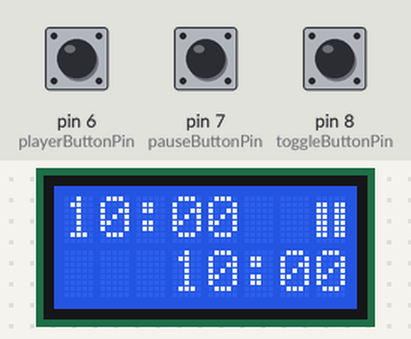
A sketch run on a simulated Arduino Uno, built with avr-gcc and run on an emulated ATmega328P. On the bench: 8×2 character LCD. The inputs (shaded band) are chosen by the test bench; at power-on: pin 6 (playerButtonPin) HIGH, pin 7 (pauseButtonPin) LOW, pin 8 (toggleButtonPin) LOW.

Above: at 1.2 s.
1.3 s: pin 6 (playerButtonPin) pulled LOW for 0.15 s
At 4.2 s:
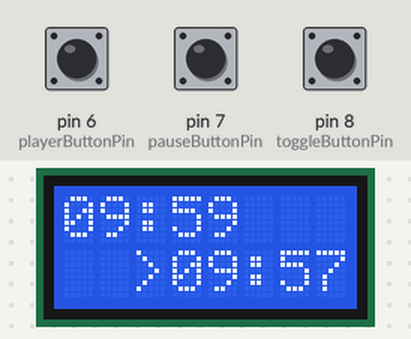
4.4 s: pin 7 (pauseButtonPin) pulled HIGH for 0.15 s
At 5.8 s:
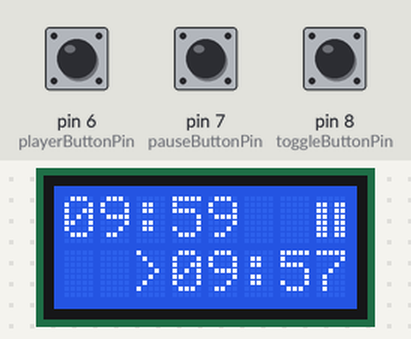
6.2 s: pin 8 (toggleButtonPin) pulled HIGH for 1 s
At 7.4 s:
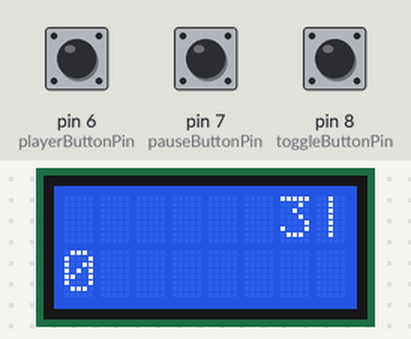
8.7 s: pin 6 (playerButtonPin) pulled LOW for 1 s
At 10.6 s:
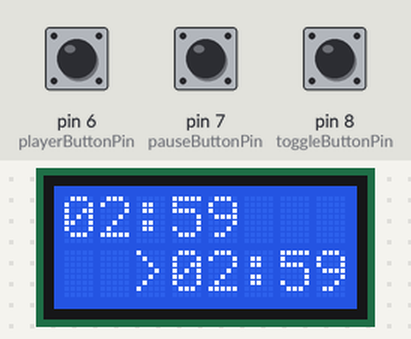
12.3 s: pin 6 (playerButtonPin) pulled LOW for 0.15 s
At 12.42 s:
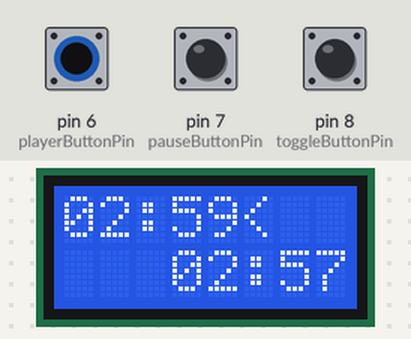
13.9 s: pin 7 (pauseButtonPin) pulled HIGH for 1 s
At 15.3 s:
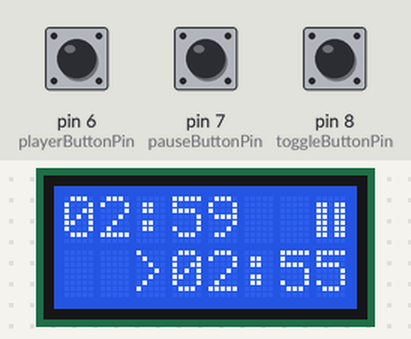
Timing chart, 0 to 16.9 s (numbered marks = the images above; inputs shaded):
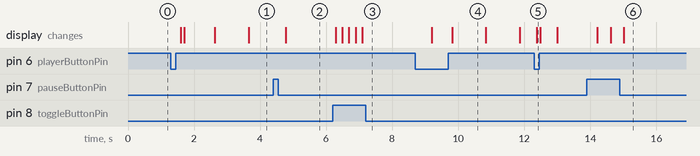

Measured:
- after the input at 1.3 s, the display: first changes after 0.30 s (image 1 shows a later state)
- after the input at 4.4 s, the display: changes after 0.37 s (image 2)
- after the input at 6.2 s, the display: first changes after 0.09 s (image 3 shows a later state)
- after the input at 8.7 s, the display: first differs from a run without the input after 1.1 s (image 4)
- after the input at 12.3 s, the display: changes after 0.08 s (image 5)
- after the input at 13.9 s, the display: first changes after 0.31 s (image 6 shows a later state)
- what the display in image 4 shows lasts 1.0 s, from 9.8 s to 10.8 s

The sketch:

LCD_Chess_Clock_v2.ino
```cpp
// (licence header left out)
#include <LiquidCrystal.h>
// initialize the library by associating any needed LCD interface pin
// with the arduino pin number it is connected to
const int rs = 12, en = 11, d4 = 5, d5 = 4, d6 = 3, d7 = 2;
LiquidCrystal lcd(rs, en, d4, d5, d6, d7);

// const int optionButtonPin = 9;
const int toggleButtonPin = 8;
const int pauseButtonPin = 7;
const int playerButtonPin = 6;
int pauseButtonState = 0;
int toggleButtonState = 0;
int playerButtonState = 0;

int modes[8][2] = {{15,10},{10,10},{10,0},{5,10},{5,5},{5,0},{3,0},{1,0}};
int selectedMode = 2;
int pressedCount = 0;
bool paused = true;
long whiteTotalTime = 0;
long blackTotalTime = 0;
long whiteTime = 0;
long blackTime = 0;
long wdiff = 0;
long bdiff = 0;
long pauseTime = 0;
long playTime = 0;
bool whitePlaying = true;
bool reset = false;

byte pause[8] = {
  0b00000,
  0b11011,
  0b11011,
  0b11011,
  0b11011,
  0b11011,
  0b11011,
  0b00000
};
byte play[8] = {
  0b00000,
  0b10000,
  0b11000,
  0b11100,
  0b11110,
  0b11100,
  0b11000,
  0b10000
};

void setup() {
  Serial.begin(9600);
  pinMode(pauseButtonPin, INPUT);
  pinMode(toggleButtonPin, INPUT);
  pinMode(playerButtonPin, INPUT);

  // set up the LCD's number of columns and rows:
  lcd.begin(8, 2);

  lcd.createChar(0, pause);
  lcd.createChar(1, play);
}

void loop() {
  pauseButtonState = digitalRead(pauseButtonPin);
  toggleButtonState = digitalRead(toggleButtonPin);
  playerButtonState = digitalRead(playerButtonPin);

  if (pauseButtonState == HIGH) {
    if (whiteTime != 0 || blackTime != 0) {
      paused = !paused;
      if (paused) {
        pauseTime = millis();
      } else {
        wdiff += millis() - pauseTime;
        bdiff += millis() - pauseTime;
        pauseTime = 0;
        if (whitePlaying) {
          lcd.setCursor(5, 0);
          lcd.print("<");
          lcd.setCursor(2, 1);
          lcd.print(" ");
        } else {
          lcd.setCursor(5, 0);
          lcd.print(" ");
          lcd.setCursor(2, 1);
          lcd.print(">");
        }
      }
    }
    delay(300);
  }

  if (paused) {
    if (playerButtonState == LOW && reset==false) {
      reset = true;
      whiteTime = 0; blackTime = 0;
    }
    if (playerButtonState == HIGH && whiteTime == 0 && blackTime == 0 && reset) {
      whiteTotalTime = modes[selectedMode][0]*60000;
      whiteTime = whiteTotalTime;
      blackTotalTime = modes[selectedMode][0]*60000;
      blackTime = blackTotalTime;
      wdiff = millis();
      bdiff = millis();
      playTime = millis();
      whitePlaying = true;
      paused = false;
    } else {
      if (toggleButtonState == HIGH) {
        if (pressedCount > 0) {
          pressedCount = 20;
          whiteTime = 0; blackTime = 0;
          reset = false;
          if (selectedMode + 1 < sizeof(modes)/sizeof(modes[0])) {
            selectedMode += 1;
          } else {
            selectedMode = 0;
          }
        } else {
          pressedCount = 20;
        }
        lcd.setCursor(0, 0);
        lcd.print("        ");
        lcd.setCursor(0, 1);
        lcd.print("        ");
        if (modes[selectedMode][0]<10) {
          lcd.setCursor(6, 0);
        } else {
          lcd.setCursor(5, 0);
        }
        lcd.print(modes[selectedMode][0]);
        lcd.print("|");
        lcd.setCursor(0, 1);
        lcd.print(modes[selectedMode][1]);
        delay(100);
      } else {
        if (pressedCount == 0) {
          if (whiteTime == 0 && blackTime == 0) {
            lcd.setCursor(0, 0);
            if (modes[selectedMode][0]<10) {
              lcd.print("0");
            }
            lcd.print(modes[selectedMode][0]);
            lcd.print(":00  ");
            lcd.write(byte(0));
            lcd.setCursor(0, 1);
            lcd.print("   ");
            if (modes[selectedMode][0]<10) {
              lcd.print("0");
            }
            lcd.print(modes[selectedMode][0]);
            lcd.print(":00");
          } else {
            if (whitePlaying) {
              lcd.setCursor(5, 0);
              lcd.print("<");
              lcd.setCursor(2, 1);
              lcd.print(" ");
            } else {
              lcd.setCursor(5, 0);
              lcd.print(" ");
              lcd.setCursor(2, 1);
              lcd.print(">");
            }
            lcd.setCursor(7, 0);
            lcd.write(byte(0));
          }
        }
      }
    }
  } else {
    lcd.setCursor(7, 0);
    lcd.print(" ");
    //lcd.write(byte(1));
    if (playerButtonState == LOW) {
      if (whitePlaying == false) {
        wdiff += millis() - playTime;
        playTime = millis();
        whitePlaying = true;
        blackTotalTime += modes[selectedMode][1]*1000;
        blackTime = blackTotalTime - (millis() - bdiff);
        lcd.setCursor(5, 0);
        lcd.print("<");
        lcd.setCursor(2, 1);
        lcd.print(" ");
      }
      whiteTime = whiteTotalTime - (millis() - wdiff);
    }
    else {
      if (whitePlaying) {
        bdiff += millis() - playTime;
        playTime = millis();
        whitePlaying = false;
        whiteTotalTime += modes[selectedMode][1]*1000;
        whiteTime = whiteTotalTime - (millis() - wdiff);
        lcd.setCursor(5, 0);
        lcd.print(" ");
        lcd.setCursor(2, 1);
        lcd.print(">");
      }
      blackTime = blackTotalTime - (millis() - bdiff);
    }
    if (whiteTime <= 0) {
      whiteTime = 0;
      paused = true;
      reset = false;
    } else if (blackTime <= 0) {
      blackTime = 0;
      paused = true;
      reset = false;
    } else {
      long wminute = ((whiteTime / 1000 / 60)%60);
      long wsec = (whiteTime / 1000) % 60;

      lcd.setCursor(0, 0);

      if (wminute < 10) {
        lcd.print("0");
      }
      lcd.print(wminute);
      lcd.print(":");
      if (wsec < 10) {
        lcd.print("0");
      }
      lcd.print(wsec);

      long bminute = ((blackTime / 1000 / 60)%60);
      long bsec = (blackTime / 1000) % 60;

      lcd.setCursor(3, 1);

      if (bminute < 10) {
        lcd.print("0");
      }
      lcd.print(bminute);
      lcd.print(":");
      if (bsec < 10) {
        lcd.print("0");
      }
      lcd.print(bsec);
    }
  }

  if (pressedCount > 0) {
    pressedCount -=1;
  }
  delay(100);
}
```
